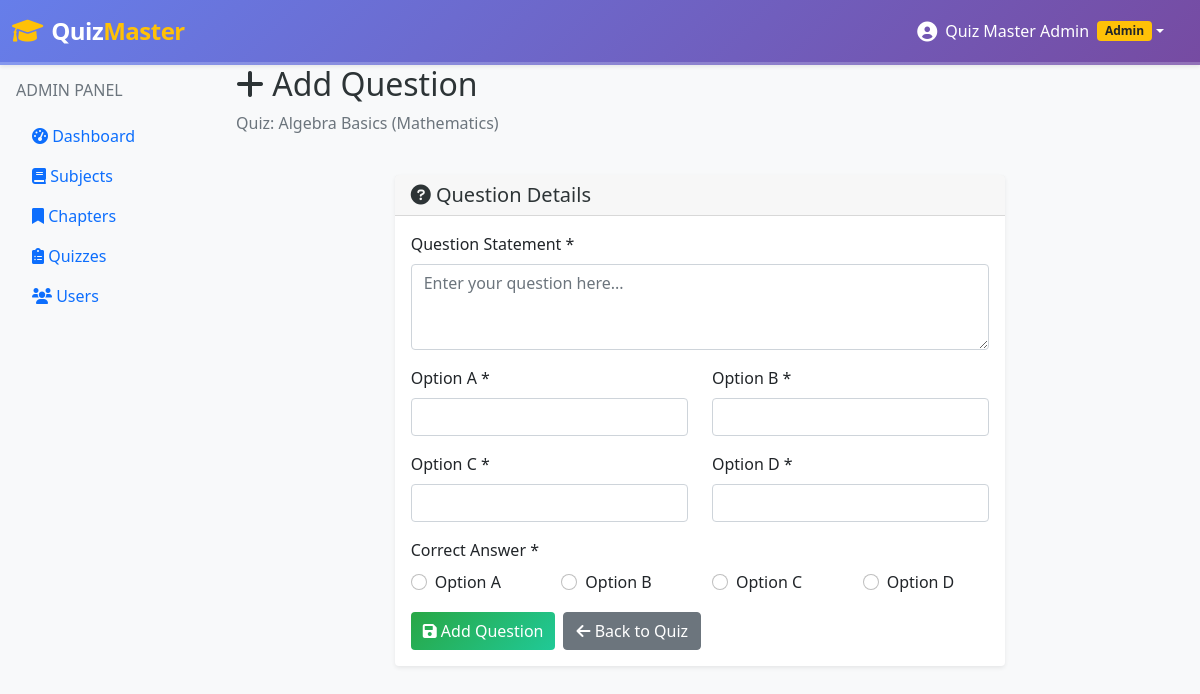
Screenshot of /admin/quizzes/1/add_question (signed in) with the database file from the repository.
### models/chapter.py (models this page shows, shortened)
class Chapter(db.Model):
    id = db.Column(db.Integer, primary_key=True)
    name = db.Column(db.String(100), nullable=False)
    description = db.Column(db.Text)
    subject_id = db.Column(db.Integer, db.ForeignKey('subject.id'), nullable=False)
    created_at = db.Column(db.DateTime, default=datetime.utcnow)
    quizzes = db.relationship('Quiz', backref='chapter', lazy=True, cascade='all, delete-orphan')

### models/subject.py (models this page shows, shortened)
class Subject(db.Model):
    id = db.Column(db.Integer, primary_key=True)
    name = db.Column(db.String(100), nullable=False)
    description = db.Column(db.Text)
    created_at = db.Column(db.DateTime, default=datetime.utcnow)
    chapters = db.relationship('Chapter', backref='subject', lazy=True, cascade='all, delete-orphan')

### controllers/admin.py (the view)
    def decorated_function(*args, **kwargs):
        if not is_logged_in() or not is_admin():
            flash('Access denied', 'error')
            return redirect(url_for('auth.login'))
        return f(*args, **kwargs)

### controllers/admin.py (called while the page is built, shortened)
def is_logged_in():
    return 'user_id' in session

def is_admin():
    return session.get('is_admin', False)

def admin_required(f):
    def decorated_function(*args, **kwargs):
        if not is_logged_in() or not is_admin():
            flash('Access denied', 'error')
            return redirect(url_for('auth.login'))
        return f(*args, **kwargs)
    decorated_function.__name__ = f.__name__
    return decorated_function

@admin_bp.route('/quizzes/<int:quiz_id>/add_question', methods=['GET', 'POST'])
@admin_required
def add_question(quiz_id):
    quiz = Quiz.query.get_or_404(quiz_id)
    return render_template('admin/add_question.html', quiz=quiz)

### templates/admin/add_question.html (shortened to what this page needs)
{% extends "base.html" %}
{% block content %}
<div class="container-fluid">
    <div class="row mb-4">
        <div class="col-12">
            <h2><i class="fas fa-plus"></i> Add Question</h2>
            <p class="text-muted">
                Quiz: {{ quiz.chapter.name }} ({{ quiz.chapter.subject.name }})
            </p>
        </div>
    </div>
    <div class="row justify-content-center">
        <div class="col-md-8">
            <div class="card">
                <div class="card-header">
                    <h5 class="mb-0"><i class="fas fa-question-circle"></i> Question Details</h5>
                </div>
                <div class="card-body">
                    <form method="POST">
                        <div class="mb-3">
                            <label for="question_statement" class="form-label">Question Statement *</label>
                            <textarea class="form-control" id="question_statement" name="question_statement"
                                      rows="3" required placeholder="Enter your question here..."></textarea>
                        </div>
                        <div class="row">
                            <div class="col-md-6 mb-3">
                                <label for="option1" class="form-label">Option A *</label>
                                <input type="text" class="form-control" id="option1" name="option1" required>
                            </div>
                            <div class="col-md-6 mb-3">
                                <label for="option2" class="form-label">Option B *</label>
                                <input type="text" class="form-control" id="option2" name="option2" required>
                            </div>
                        </div>
                        <div class="row">
                            <div class="col-md-6 mb-3">
                                <label for="option3" class="form-label">Option C *</label>
                                <input type="text" class="form-control" id="option3" name="option3" required>
                            </div>
                            <div class="col-md-6 mb-3">
                                <label for="option4" class="form-label">Option D *</label>
                                <input type="text" class="form-control" id="option4" name="option4" required>
                            </div>
                        </div>
                        <div class="mb-3">
                            <label class="form-label">Correct Answer *</label>
                            <div class="row">
                                <div class="col-md-3">
                                    <div class="form-check">
                                        <input class="form-check-input" type="radio" name="correct_option" value="1" id="correct1" required>
                                        <label class="form-check-label" for="correct1">Option A</label>
                                    </div>
                                </div>
                                <div class="col-md-3">
                                    <div class="form-check">
                                        <input class="form-check-input" type="radio" name="correct_option" value="2" id="correct2" required>
                                        <label class="form-check-label" for="correct2">Option B</label>
                                    </div>
                                </div>
                                <div class="col-md-3">
                                    <div class="form-check">
                                        <input class="form-check-input" type="radio" name="correct_option" value="3" id="correct3" required>
                                        <label class="form-check-label" for="correct3">Option C</label>
                                    </div>
                                </div>
                                <div class="col-md-3">
                                    <div class="form-check">
                                        <input class="form-check-input" type="radio" name="correct_option" value="4" id="correct4" required>
                                        <label class="form-check-label" for="correct4">Option D</label>
                                    </div>
                                </div>
                            </div>
                        </div>
                        <div class="d-flex gap-2">
                            <button type="submit" class="btn btn-primary">
                                <i class="fas fa-save"></i> Add Question
                            </button>
                            <a href="{{ url_for('admin.quiz_questions', quiz_id=quiz.id) }}" class="btn btn-secondary">
                                <i class="fas fa-arrow-left"></i> Back to Quiz
                            </a>
                        </div>
                    </form>
                </div>
            </div>
        </div>
    </div>
</div>
{% endblock %}

### static/css/style.css (style rules this page uses)
body { background-color: #f8f9fa; }
.card { border: none; box-shadow: 0 0.125rem 0.25rem rgba(0, 0, 0, 0.075); transition: box-shadow 0.15s ease-in-out; position: relative; z-index: 1; }
* { transition: color 0.3s ease, background-color 0.3s ease, transform 0.3s ease, box-shadow 0.3s ease; }
h1, h2, h3, h4, h5, h6 { color: #2d3436 !important; }
.btn-primary { background: linear-gradient(135deg, #28a745 0%, #20c997 100%); border: none; color: white; }

### rows the page displays
Chapter: chapter.name "Algebra Basics"
Subject: chapter.subject.name "Mathematics"

### other values shown
{{ session.full_name }} "Quiz Master Admin"
